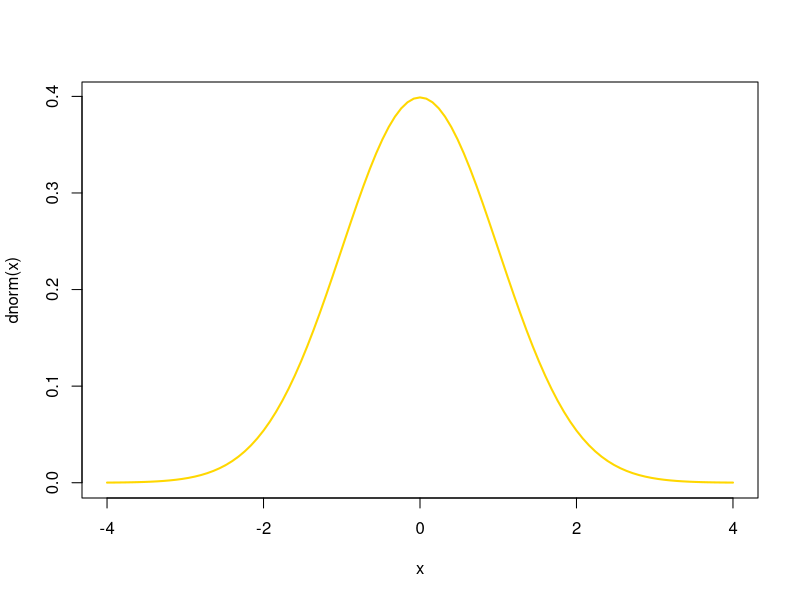
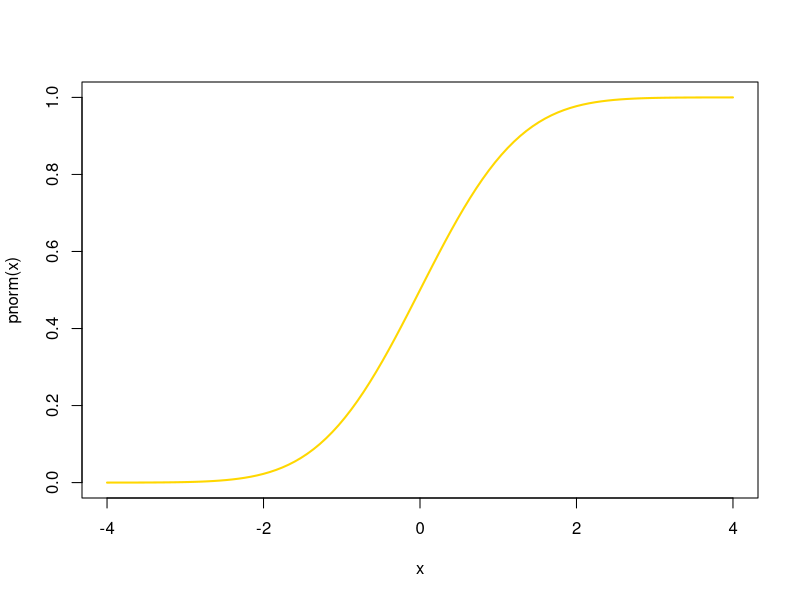
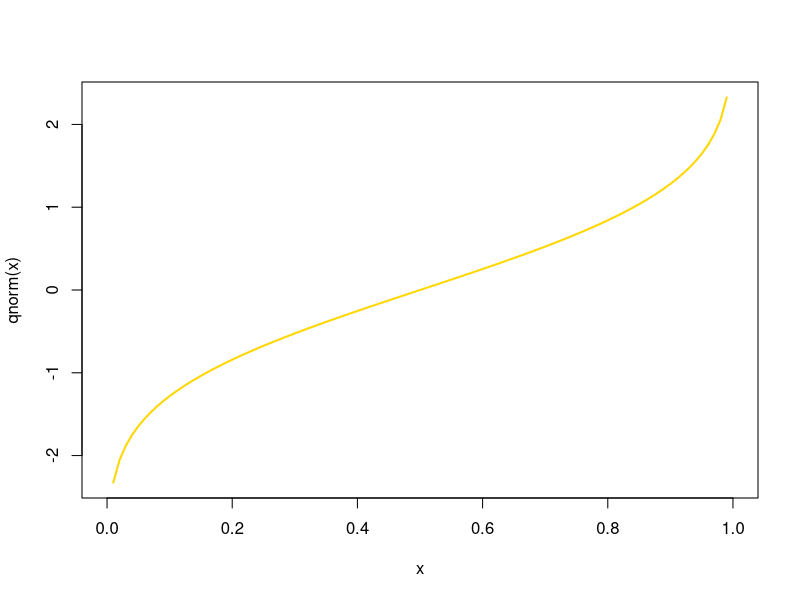
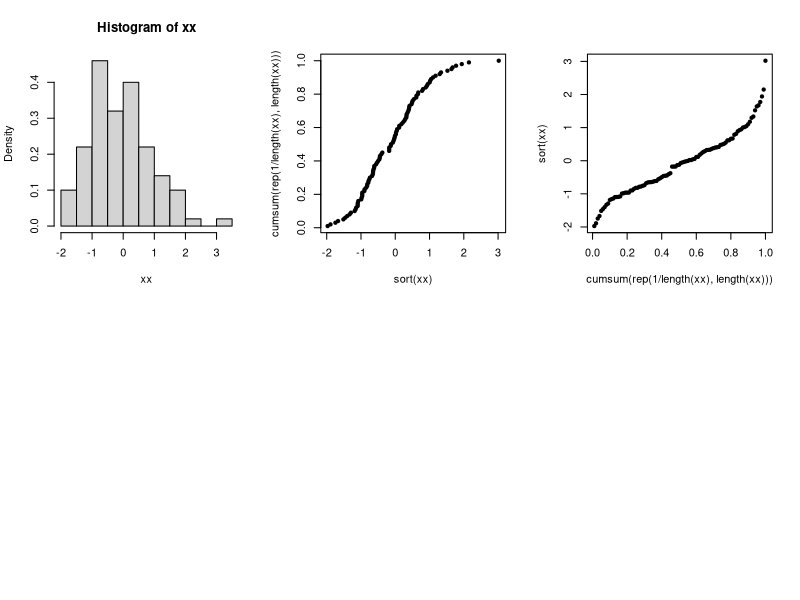
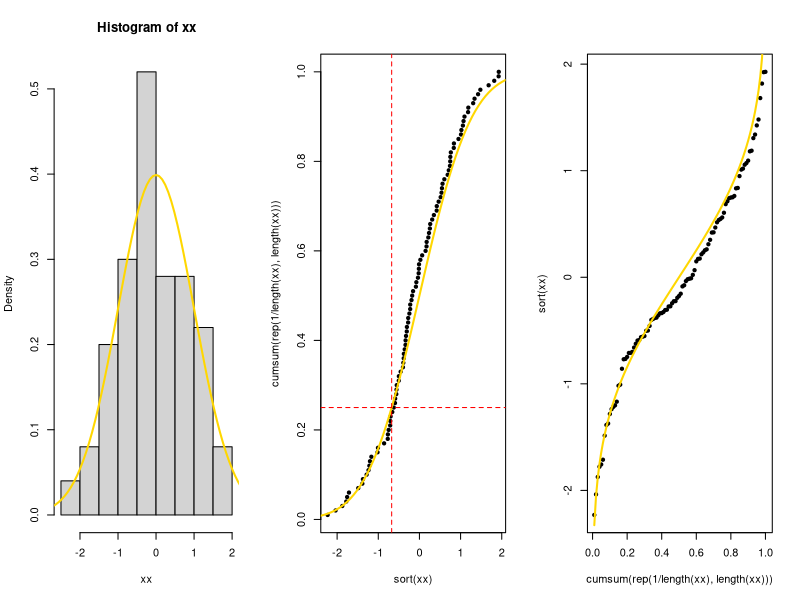
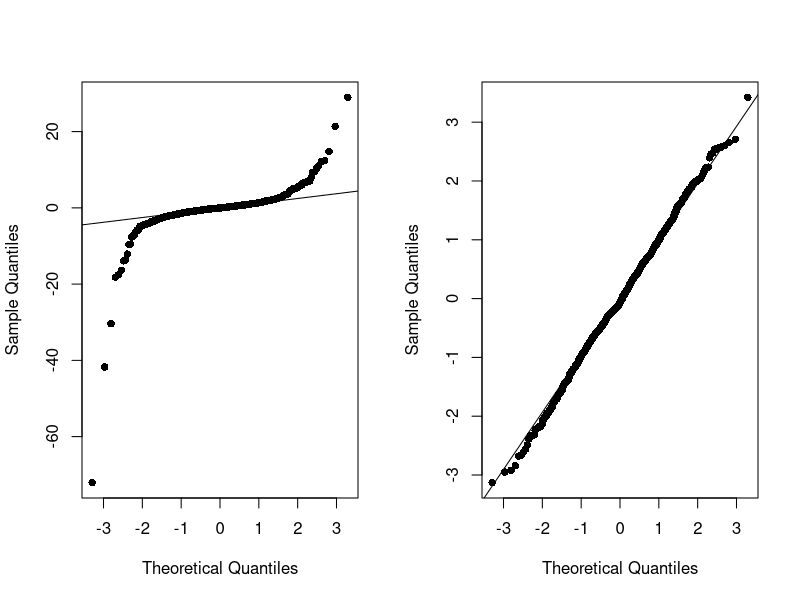
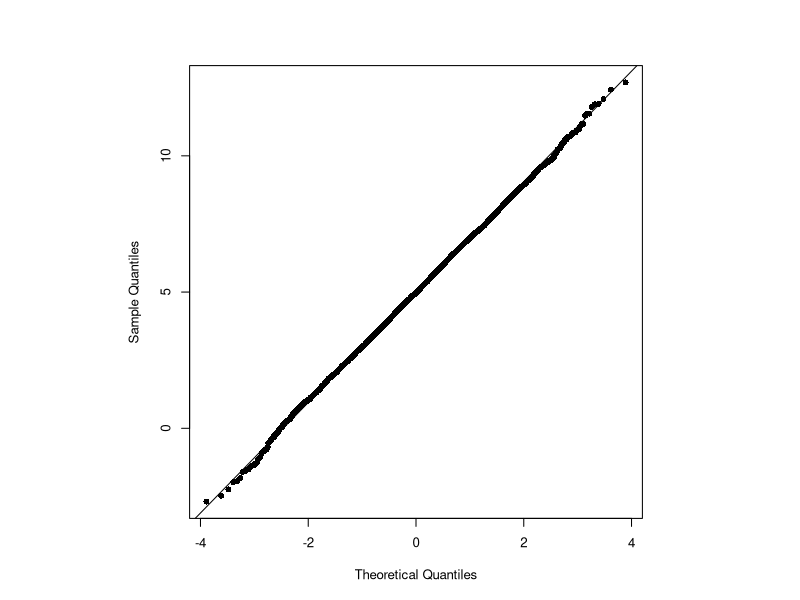

These charts were generated, in order, by the following R code:
## Build.in functions in R to work with rvs ------------------------------------
?dnorm #pdf/pmf
?pnorm #cdf
?qnorm #quantile
?rnorm #random numbers generation

## pdf, cdf, quantile f ----

# theoretical
curve(dnorm(x), col = "gold", lwd = 2, from = -4, to = 4)
curve(pnorm(x), from = -4, to = 4, col = "gold", lwd = 2)
curve(qnorm(x), col = "gold", lwd = 2)

# empirical 
par(mfrow = c(2,3))
xx <- rnorm(100)
hist(xx, prob = T)
plot(sort(xx), cumsum(rep(1/length(xx), length(xx))), pch = 20)
plot(cumsum(rep(1/length(xx), length(xx))), sort(xx), pch = 20)

par(mfrow = c(1,3))
xx <- rnorm(100)
hist(xx, prob = T)
curve(dnorm(x), col = "gold", add = T, lwd = 2, from = -4, to = 4)
plot(sort(xx), cumsum(rep(1/length(xx), length(xx))), pch = 20)
curve(pnorm(x), from = -4, to = 4, add = T,  col = "gold", lwd = 2)
p <- 0.25
abline(h=p, lty=2, col="red")
abline(v=qnorm(p), lty=2, col="red")

plot(cumsum(rep(1/length(xx), length(xx))), sort(xx),  pch = 20)
curve(qnorm(x), col = "gold", lwd = 2, add = T)
#abline(..., lty=2, col="red")
#abline(..., lty=2, col="red")


## qqplot normal vs student-t  -------------------------------------------------
set.seed(123)
par(mfrow=c(1,2))
x <- rt(1000,2);
qqnorm(x, pch = 16, main = "")
qqline(x)

y <- rnorm(1000)
qqnorm(y, pch = 16, main = "")
qqline(y)


## Inversion sampling: Simulate a Normal(5,4) from a Unif
par(mfrow=c(1,1))
y <- runif(10^4); x <- qnorm(y, m = 5, s = 2) # s = standard deviation
par(pty = "s",  cex = 0.8)
qqnorm(x, pch = 16, main = "")
qqline(x)


### EXERCISE -------------------------------------------------------------------
## Compute P(X = 0) for X ∼ Pois(3) --------------------------------------------

## Compute P(X = x) for X ∼ Pois(3), for x = 0,1,...,5 -------------------------

## Make a plot of the Poisson p.m.f. with lambda = 3 and for x=0,...20----------

## Explore how the p.m.f. of a Poisson rv changes varying lambda ---------------

## Compare a random sample from a Poisson with the theoretical quantiles--------

##repeat the points above with another continuous rv of your choice

## Inversion sampling: Simulate a Gamma(shape = 5, scale = 4) from a Unif
## compare the simulated data with the theoretical distribution using a qqplot
